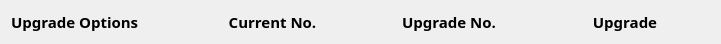
  <widget class="QWidget" name="layoutWidget1">
   <property name="geometry">
    <rect>
     <x>10</x>
     <y>20</y>
     <width>721</width>
     <height>41</height>
    </rect>
   </property>
   <layout class="QHBoxLayout" name="horizontalLayout">
    <item>
     <widget class="QLabel" name="labelUpgradeOptions">
      <property name="font">
       <font>
        <family>文泉驿等宽微米黑</family>
        <pointsize>11</pointsize>
        <weight>75</weight>
        <bold>true</bold>
       </font>
      </property>
      <property name="text">
       <string>&lt;html&gt;&lt;head/&gt;&lt;body&gt;&lt;p&gt;Upgrade Options&lt;/p&gt;&lt;/body&gt;&lt;/html&gt;</string>
      </property>
      <property name="alignment">
       <set>Qt::AlignLeading|Qt::AlignLeft|Qt::AlignVCenter</set>
      </property>
     </widget>
    </item>
    <item>
     <widget class="QLabel" name="labelCurrentVersion">
      <property name="font">
       <font>
        <family>文泉驿等宽微米黑</family>
        <pointsize>11</pointsize>
        <weight>75</weight>
        <bold>true</bold>
       </font>
      </property>
      <property name="text">
       <string>&lt;html&gt;&lt;head/&gt;&lt;body&gt;&lt;p align=&quot;center&quot;&gt;Current No.&lt;/p&gt;&lt;/body&gt;&lt;/html&gt;</string>
      </property>
      <property name="alignment">
       <set>Qt::AlignLeading|Qt::AlignLeft|Qt::AlignVCenter</set>
      </property>
     </widget>
    </item>
    <item>
     <widget class="QLabel" name="labelUpgradeVersion">
      <property name="font">
       <font>
        <family>文泉驿等宽微米黑</family>
        <pointsize>11</pointsize>
        <weight>75</weight>
        <bold>true</bold>
       </font>
      </property>
      <property name="text">
       <string>&lt;html&gt;&lt;head/&gt;&lt;body&gt;&lt;p align=&quot;center&quot;&gt;Upgrade No.&lt;/p&gt;&lt;/body&gt;&lt;/html&gt;</string>
      </property>
      <property name="alignment">
       <set>Qt::AlignLeading|Qt::AlignLeft|Qt::AlignVCenter</set>
      </property>
     </widget>
    </item>
    <item>
     <widget class="QLabel" name="labelUpgrade">
      <property name="font">
       <font>
        <family>文泉驿等宽微米黑</family>
        <pointsize>11</pointsize>
        <weight>75</weight>
        <bold>true</bold>
       </font>
      </property>
      <property name="text">
       <string>&lt;html&gt;&lt;head/&gt;&lt;body&gt;&lt;p align=&quot;center&quot;&gt;Upgrade&lt;/p&gt;&lt;/body&gt;&lt;/html&gt;</string>
      </property>
      <property name="alignment">
       <set>Qt::AlignCenter</set>
      </property>
     </widget>
    </item>
   </layout>
  </widget>
